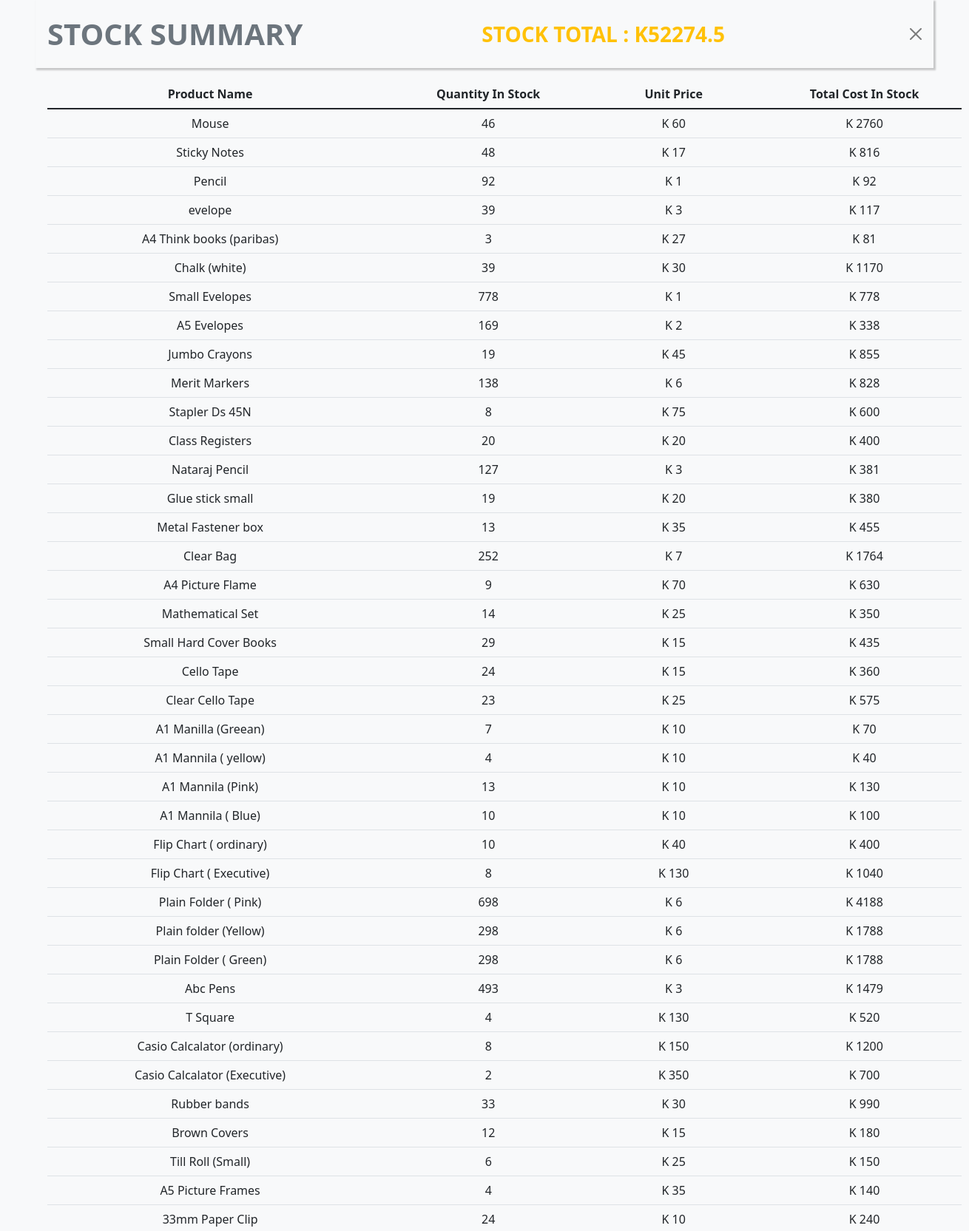
The page /summary.php (upper part) on the database its author committed.
### tables this page shows
CREATE TABLE "products" (
	"productId"	INTEGER,
	"productName"	TEXT,
	"productUnitPrice"	REAL,
	"productQty"	INTEGER,
	PRIMARY KEY("productId" AUTOINCREMENT)
);

### db_connection.php (called while the page is built, shortened)
<?php
    $con = new PDO("sqlite:reamworld_records.db");
?>
<?php
                        $showQuery = $con->prepare("select * from products");
                        $showQuery->execute();
                        $productArray = $showQuery->fetchAll(PDO::FETCH_ASSOC);
                        $stockTotal = 0;
                        for($i = 0; $i < count($productArray); $i++){
                            $stockTotal += ($productArray[$i]['productQty'] * $productArray[$i]['productUnitPrice']);
                        }
?>

### summary.php (the view, shortened to what this page needs)
<?php
    include 'db_connection.php'
?>
<head>
    <link rel="stylesheet" href="bootstrap/bootstrap.min.css">
</head>
<body class="bg-light" style="overflow: hidden;">
    <div class="offcanvas-header text-center mx-5" style="box-shadow: 2px 2px 2px 1px rgba(0, 0, 0, 0.2);">
            <span class=" text-muted fs-1 fw-bold">STOCK SUMMARY</span>
            <span class=" text-warning fs-3 fw-bold" style="float: right; ">STOCK TOTAL : K<?php echo $stockTotal?> </span>
            <button type="button" class="btn-close text-reset" data-bs-dismiss="offcanvas" aria-label="Close"></button>
        </div>
        <div class="offcanvas-body" style="width: 1300px;" align="center">
        <table class="table table-hover mx-5">
  <thead>
    <tr align="center">
      <th scope="col">Product Name</th>
      <th scope="col">Quantity In Stock </th>
      <th class="col">Unit Price</th>
      <th scope="col">Total Cost In Stock</th>
    </tr>
  </thead>
  <tbody align="center">
                    <?php
                    for($i = 0; $i < count($productArray); $i++){
                ?>
                <tr>
                    <td><?php echo $productArray[$i]['productName']?></td>
                    <td><?php echo $productArray[$i]['productQty']?></td>
                    <td>K <?php echo $productArray[$i]['productUnitPrice']?></td>
                    <td>K <?php echo ($productArray[$i]['productQty'] * $productArray[$i]['productUnitPrice']) ?></td>
                    </tr>
                    <?php
                    }
                ?>
                    </tbody>
</table>
    </div>
</body>
</html>

### rows shown on the page
products: productName "Mouse", productQty "46", productUnitPrice "60", $productArray[$i]['productQty'] * $productArray[$i]['productUnitPrice'] "2760"
products: productName "Sticky Notes", productQty "48", productUnitPrice "17", $productArray[$i]['productQty'] * $productArray[$i]['productUnitPrice'] "816"
products: productName "Pencil", productQty "92", productUnitPrice "1"
products: productName "evelope", productQty "39", productUnitPrice "3", $productArray[$i]['productQty'] * $productArray[$i]['productUnitPrice'] "117"
products: productName "A4 Think books (paribas)", productQty "3", productUnitPrice "27", $productArray[$i]['productQty'] * $productArray[$i]['productUnitPrice'] "81"
products: productName "Chalk (white)", productQty "39", productUnitPrice "30", $productArray[$i]['productQty'] * $productArray[$i]['productUnitPrice'] "1170"
products: productName "Small Evelopes", productQty "778", productUnitPrice "1"
products: productName "A5 Evelopes", productQty "169", productUnitPrice "2", $productArray[$i]['productQty'] * $productArray[$i]['productUnitPrice'] "338"
products: productName "Jumbo Crayons", productQty "19", productUnitPrice "45", $productArray[$i]['productQty'] * $productArray[$i]['productUnitPrice'] "855"
products: productName "Merit Markers", productQty "138", productUnitPrice "6", $productArray[$i]['productQty'] * $productArray[$i]['productUnitPrice'] "828"
products: productName "Stapler Ds 45N", productQty "8", productUnitPrice "75", $productArray[$i]['productQty'] * $productArray[$i]['productUnitPrice'] "600"
products: productName "Class Registers", productQty "20", productUnitPrice "20", $productArray[$i]['productQty'] * $productArray[$i]['productUnitPrice'] "400"
products: productName "Nataraj Pencil", productQty "127", productUnitPrice "3", $productArray[$i]['productQty'] * $productArray[$i]['productUnitPrice'] "381"
products: productName "Glue stick small", productQty "19", productUnitPrice "20", $productArray[$i]['productQty'] * $productArray[$i]['productUnitPrice'] "380"
products: productName "Metal Fastener box", productQty "13", productUnitPrice "35", $productArray[$i]['productQty'] * $productArray[$i]['productUnitPrice'] "455"
products: productName "Clear Bag", productQty "252", productUnitPrice "7", $productArray[$i]['productQty'] * $productArray[$i]['productUnitPrice'] "1764"
products: productName "A4 Picture Flame", productQty "9", productUnitPrice "70", $productArray[$i]['productQty'] * $productArray[$i]['productUnitPrice'] "630"
products: productName "Mathematical Set", productQty "14", productUnitPrice "25", $productArray[$i]['productQty'] * $productArray[$i]['productUnitPrice'] "350"
products: productName "Small Hard Cover Books", productQty "29", productUnitPrice "15", $productArray[$i]['productQty'] * $productArray[$i]['productUnitPrice'] "435"
products: productName "Cello Tape", productQty "24", productUnitPrice "15", $productArray[$i]['productQty'] * $productArray[$i]['productUnitPrice'] "360"
products: productName "Clear Cello Tape", productQty "23", productUnitPrice "25", $productArray[$i]['productQty'] * $productArray[$i]['productUnitPrice'] "575"
products: productName "A1 Manilla (Greean)", productQty "7", productUnitPrice "10", $productArray[$i]['productQty'] * $productArray[$i]['productUnitPrice'] "70"
products: productName "A1 Mannila ( yellow)", productQty "4", productUnitPrice "10", $productArray[$i]['productQty'] * $productArray[$i]['productUnitPrice'] "40"
products: productName "A1 Mannila (Pink)", productQty "13", productUnitPrice "10", $productArray[$i]['productQty'] * $productArray[$i]['productUnitPrice'] "130"
products: productName "A1 Mannila ( Blue)", productQty "10", productUnitPrice "10", $productArray[$i]['productQty'] * $productArray[$i]['productUnitPrice'] "100"
products: productName "Flip Chart ( ordinary)", productQty "10", productUnitPrice "40", $productArray[$i]['productQty'] * $productArray[$i]['productUnitPrice'] "400"
products: productName "Flip Chart ( Executive)", productQty "8", productUnitPrice "130", $productArray[$i]['productQty'] * $productArray[$i]['productUnitPrice'] "1040"
products: productName "Plain Folder ( Pink)", productQty "698", productUnitPrice "6", $productArray[$i]['productQty'] * $productArray[$i]['productUnitPrice'] "4188"
products: productName "Plain folder (Yellow)", productQty "298", productUnitPrice "6", $productArray[$i]['productQty'] * $productArray[$i]['productUnitPrice'] "1788"
products: productName "Plain Folder ( Green)", productQty "298", productUnitPrice "6", $productArray[$i]['productQty'] * $productArray[$i]['productUnitPrice'] "1788"
products: productName "Abc Pens", productQty "493", productUnitPrice "3", $productArray[$i]['productQty'] * $productArray[$i]['productUnitPrice'] "1479"
products: productName "T Square", productQty "4", productUnitPrice "130", $productArray[$i]['productQty'] * $productArray[$i]['productUnitPrice'] "520"
products: productName "Casio Calcalator (ordinary)", productQty "8", productUnitPrice "150", $productArray[$i]['productQty'] * $productArray[$i]['productUnitPrice'] "1200"
products: productName "Casio Calcalator (Executive)", productQty "2", productUnitPrice "350", $productArray[$i]['productQty'] * $productArray[$i]['productUnitPrice'] "700"
products: productName "Rubber bands", productQty "33", productUnitPrice "30", $productArray[$i]['productQty'] * $productArray[$i]['productUnitPrice'] "990"
products: productName "Brown Covers", productQty "12", productUnitPrice "15", $productArray[$i]['productQty'] * $productArray[$i]['productUnitPrice'] "180"
products: productName "Till Roll (Small)", productQty "6", productUnitPrice "25", $productArray[$i]['productQty'] * $productArray[$i]['productUnitPrice'] "150"
products: productName "A5 Picture Frames", productQty "4", productUnitPrice "35", $productArray[$i]['productQty'] * $productArray[$i]['productUnitPrice'] "140"
products: productName "33mm Paper Clip", productQty "24", productUnitPrice "10", $productArray[$i]['productQty'] * $productArray[$i]['productUnitPrice'] "240"

### other values the page prints
$stockTotal "52274.5"
